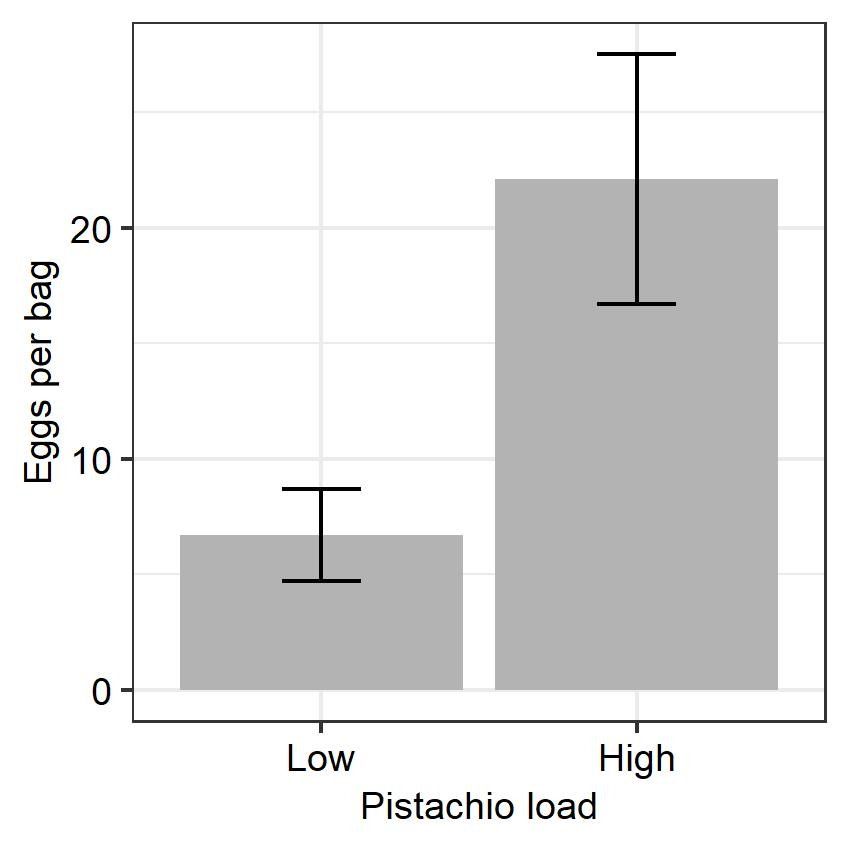

Recreate this plot in R.
# ggplot2_template_vertical_bar_std_error_simple.R

library(tidyverse)

# Reproducible example based on a Pistachio Board Navel Orangeworm 
# project from 2021
dataf <- data.frame(Load = c("Low","High"),
                    Eggs = c(6.7,22.1),
                    sem = c(2,5.4))

# Force order that these categorical variables are shown on the graph
dataf$Load <- factor(dataf$Load, levels = c("Low","High"))

# Basic plot set-up
p1 <- ggplot(dataf, aes(x = Load, y = Eggs)) +
  geom_col(fill = "grey70") + 
  # Use a fill color lighter than the default
  geom_errorbar(aes(ymin = Eggs - sem, ymax = Eggs + sem), width = 0.25, color = "black") +
  # Limit width of error bar whiskers and ensure their color
  
  # I usually prefer a white background to a gray background
  theme_bw() +
  
  # Set labels for  X and Y axis rather than use program-friendly variable names
  xlab("Pistachio load") +
  ylab("Eggs per bag") +
  
  # Set a variety of parameters to ensure descent final appearence
  theme(axis.text.x = element_text(color = "black", size = 9), #angle = 45, hjust = 1),
        axis.text.y = element_text(color = "black", size = 9),
        axis.title.x = element_text(color = "black", size = 9),
        axis.title.y = element_text(color = "black", size = 9),
        legend.title = element_text(color = "black", size = 14),
        legend.text = element_text(color = "black", size = 14))

p1

# ggsave--the final version is not determined until size and density are specified
ggsave(filename = "ggplot2_template_vertical_bar_std_error_simple.jpg", p1,
       path = "../Desktop", 
       # path is obviously specific to the user and computer
       # unless you are working on RStudio projects and/or w version control
       width = 2.83, height = 2.83, dpi = 300, units = "in", device='jpg')
